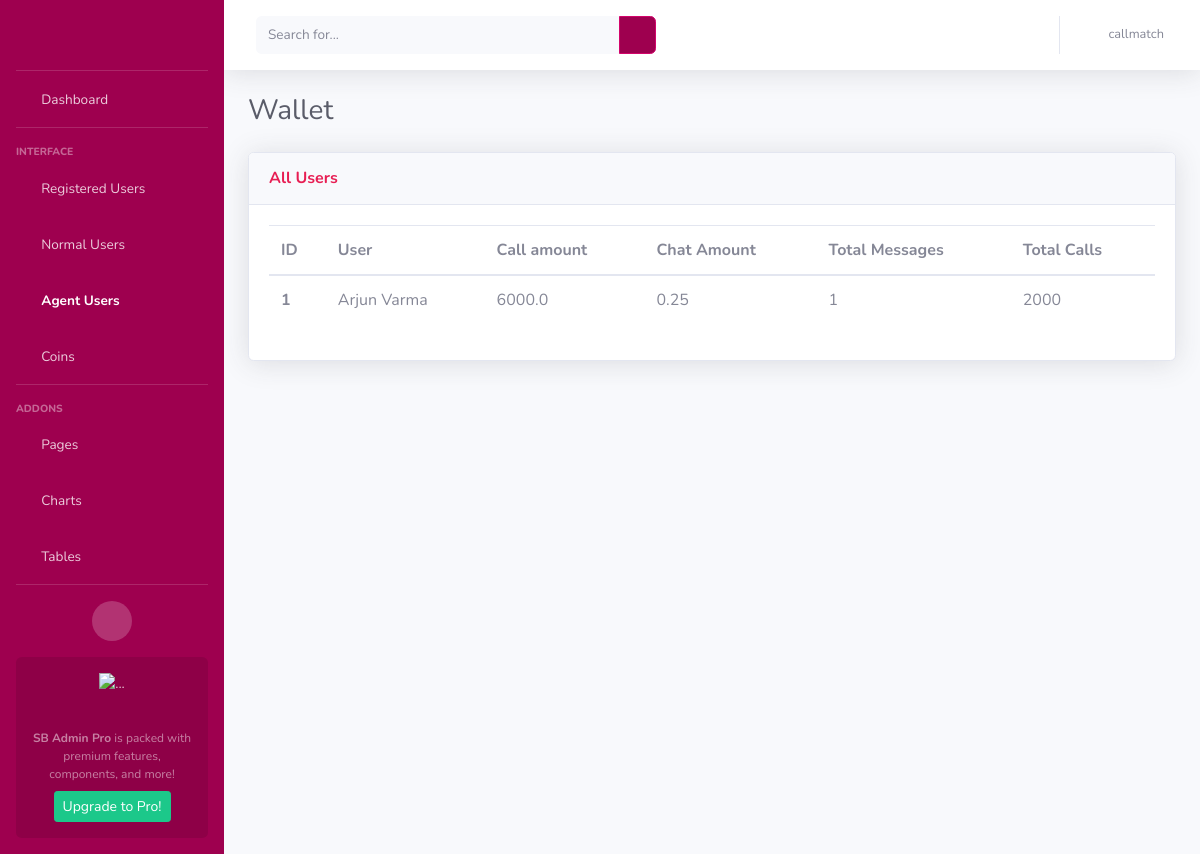
/wallet_agent_user (signed in), run on an earlier commit of the app's database.
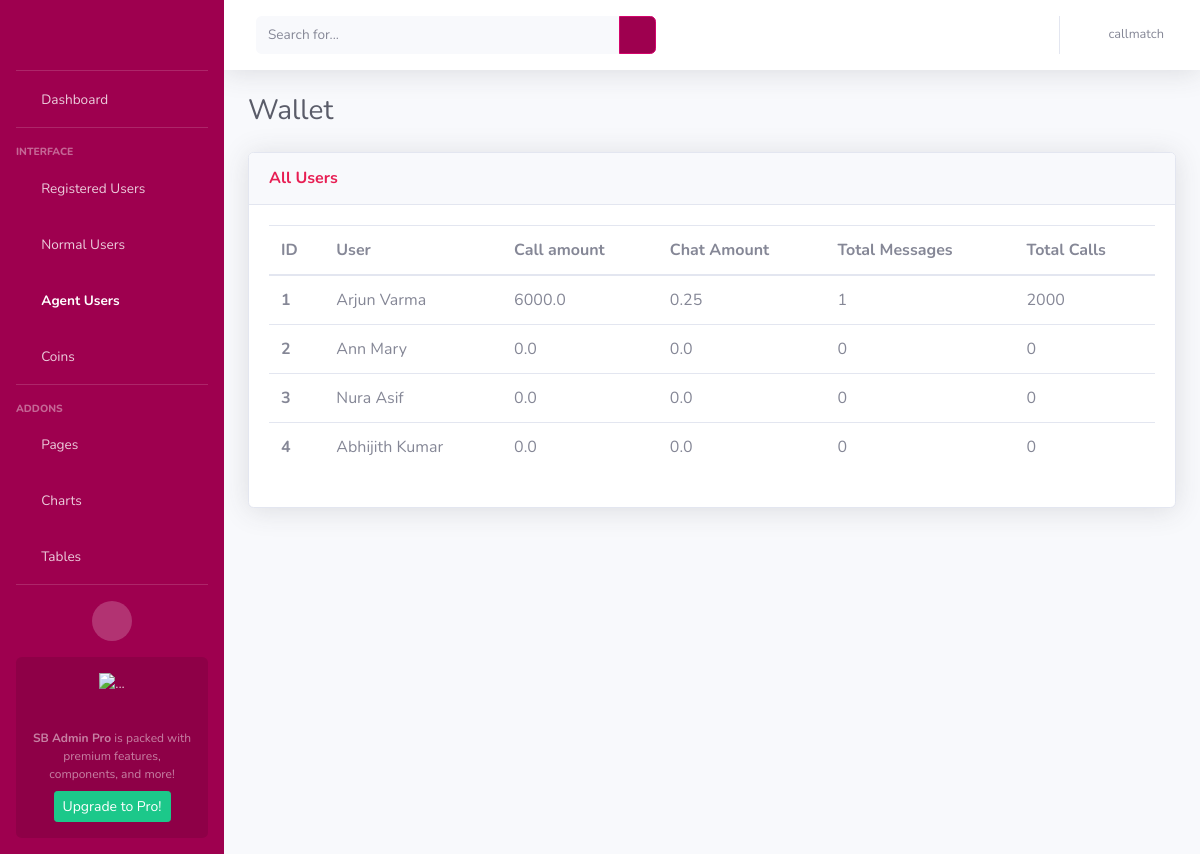
And on a later commit of the database.
### AdminApp/models.py (models this page shows, shortened)
class WalletModel(models.Model):
    wallet_id = models.AutoField(primary_key = True)
    user = models.ForeignKey(CustomerModel, on_delete=models.CASCADE)
    wallet_coins = models.IntegerField(default=300, null=True)
    messages_remaining = models.IntegerField(default=0)  # For normal users
    call_amount = models.FloatField(default=0.0)
    chat_amount = models.FloatField(default=0.0)
    total_messages_received = models.IntegerField(default=0)
    total_minutes = models.IntegerField(default=0)
    total_amount = models.FloatField(default=0.0)

class CustomerModel(models.Model):
    NORMAL_USER = 'Normal User'
    AGENT_USER = 'Agent User'
    USER_STATUS_CHOICES = [
        (NORMAL_USER, 'Normal User'),
        (AGENT_USER, 'Agent User'),
    ]
    BOTH = 'Both'
    MALAYALAM = 'Malayalam'
    TAMIL = 'Tamil'
    LANGUAGE_CHOICES = [
        (BOTH, 'Both'),
        (MALAYALAM, 'Malayalam'),
        (TAMIL, 'Tamil'),
    ]
    customer_id = models.AutoField(primary_key = True)
    customer_first_name = models.CharField(max_length=100)
    customer_last_name = models.CharField(max_length=100)
    customer_email = models.EmailField()
    customer_contact = models.CharField(max_length=50)
    status = models.CharField(
        max_length=20,
        choices=USER_STATUS_CHOICES,
        default=NORMAL_USER,
    )
    is_online = models.BooleanField(default=False)
    languages = models.CharField(
        max_length=20,
        choices=LANGUAGE_CHOICES,
        default=BOTH,
    )
    is_existing = models.BooleanField(default=False)
    adhaar_no = models.CharField(max_length=50, null=True, blank=True)

### AdminApp/views.py (the view)
# urls.py: path('wallet_agent_user', views.wallet_agentuser, name='wallet_agent_users'),
def wallet_agentuser(request):
    username = request.session.get('user', None)
    if username is None:
        return redirect('/login')
    wallets = WalletModel.objects.filter(user__status='Agent User')
    return render(request, 'agentuser_wallet.html', {'wallets': wallets, 'username': username})

### templates/agentuser_wallet.html (shortened to what the changed rows need)
<!DOCTYPE html>
<html lang="en">
<head>
    {% load static %}
    <link href="{% static 'vendor/fontawesome-free/css/all.min.css' %}" rel="stylesheet" type="text/css">
    <link href="{% static 'css/sb-admin-2.min.css' %}" rel="stylesheet">
</head>
<body id="page-top">
    <div id="wrapper">
        <div id="content-wrapper" class="d-flex flex-column">
            <div id="content">
                <div class="container-fluid">
                    <div class="d-sm-flex align-items-center justify-content-between mb-4">
                        <h1 class="h3 mb-0 text-gray-800">Wallet</h1>
                    </div>
                    <div class="row">
                        <div class="col">
                            <div class="card shadow mb-4">
                                <div class="card-body">
                                    <div>
                                        <table class="table all-users">
                                          <thead>
                                            <tr>
                                              <th scope="col">ID</th>
                                              <th scope="col">User</th>
                                              <th scope="col">Call amount</th>
                                              <th scope="col">Chat Amount</th>
                                              <th scope="col">Total Messages</th>
                                              <th scope="col">Total Calls</th>
                                            </tr>
                                          </thead>
                                          <tbody>
                                          {% for wallet in wallets %}
                                            <tr>
                                                <th scope="row">{{ forloop.counter }}</th>
                                              <td>{{wallet.user.customer_first_name}} {{wallet.user.customer_last_name}}</td>
                                              <td>{{wallet.call_amount}}</td>
                                              <td>{{wallet.chat_amount}}</td>
                                              <td>{{wallet.total_messages_received}}</td>
                                              <td>{{wallet.total_minutes}}</td>
                                            </tr>
                                          {% endfor %}
                                          </tbody>
                                        </table>
                                    </div>
                                </div>
                            </div>
                        </div>
                    </div>
                </div>
            </div>
        </div>
    </div>
</body>
</html>

What changed in the data, as far as the page shows it:
added WalletModel: user.customer_first_name "Ann", user.customer_last_name "Mary", call_amount "0.0", chat_amount "0.0", total_messages_received "0", total_minutes "0"
added WalletModel: user.customer_first_name "Nura", user.customer_last_name "Asif", call_amount "0.0", chat_amount "0.0", total_messages_received "0", total_minutes "0"
added WalletModel: user.customer_first_name "Abhijith", user.customer_last_name "Kumar", call_amount "0.0", chat_amount "0.0", total_messages_received "0", total_minutes "0"
